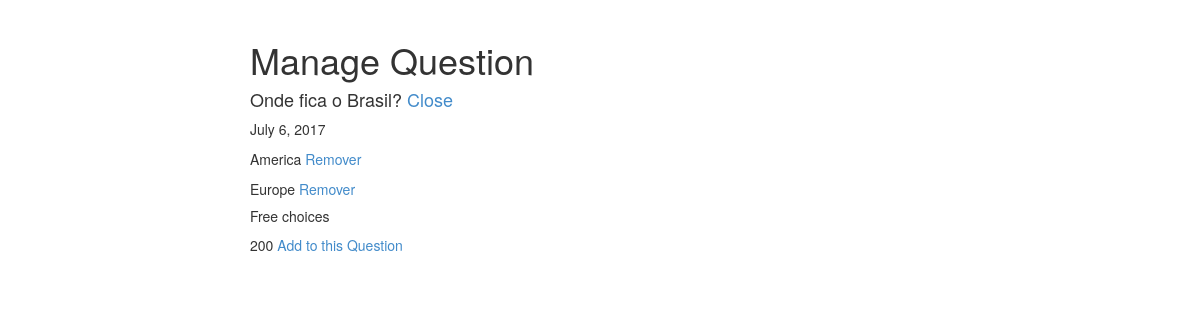
The app's page /question/1/manage, older data.
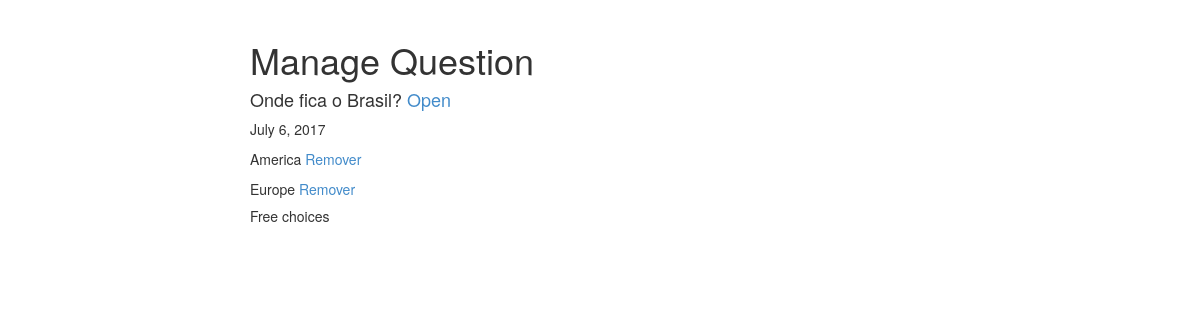
The same page, newer data.
### pool/models.py (models this page shows, shortened)
class Choice(models.Model):
	question = models.ForeignKey(Question, null=True, blank=True, on_delete=models.CASCADE, related_name='choices')
	choice_text = models.CharField(max_length=500)
	votes = models.IntegerField(default=0)

### pool/views.py (the view)
# urls.py: url(r'^question/(?P<question_id>\d+)/manage$', views.manage, name='manage'),
def manage(request, question_id):
	question = Question.objects.get(id=question_id)
	free_choices = Choice.objects.filter(question__isnull = True)
	return render(request, 'manage.html', {'question': question, 'free_choices': free_choices})

### pool/templates/manage.html (shortened to what this page needs)
{% load staticfiles%}
<!DOCTYPE html>
<html>
<head>
	<link href="{% static 'styles/bootstrap.css' %}" rel="stylesheet">
	<link href="{% static 'styles/main.css' %}" rel="stylesheet">
</head>
<body>
	<div class="container">
		<h1>Manage Question</h1>
		<h4>{{question.question_text}}
			<a href="{% url 'close' question.id %}">
				{% if question.closed %}
					Open
				{% else %}
					Close
				{% endif %}
			</a>
		</h4>
		<p>{{question.pub_date}}</p>
		{% for choice in question.choices.all %}
			<p>{{choice.choice_text}} <a onclick="return confirm('Are you sure?')" href="{% url 'remove' question.id choice.id %}">Remover</a></p>
		{% endfor %}
		<h5>Free choices</h5>
		{% for choice in free_choices.all %}
			<p>{{choice.choice_text}} <a href="{% url 'add_to_question' question.id choice.id %}">Add to this Question</a></p>
		{% endfor %}
	</div>
</body>
</html>

Row changes from the older to the newer data that the page shows:
no longer on this page (row edited): Choice: choice_text "200", shown under "Free choices"
Text that changed along with them:
text no longer shown: "Close"
text now shown: "Open"
